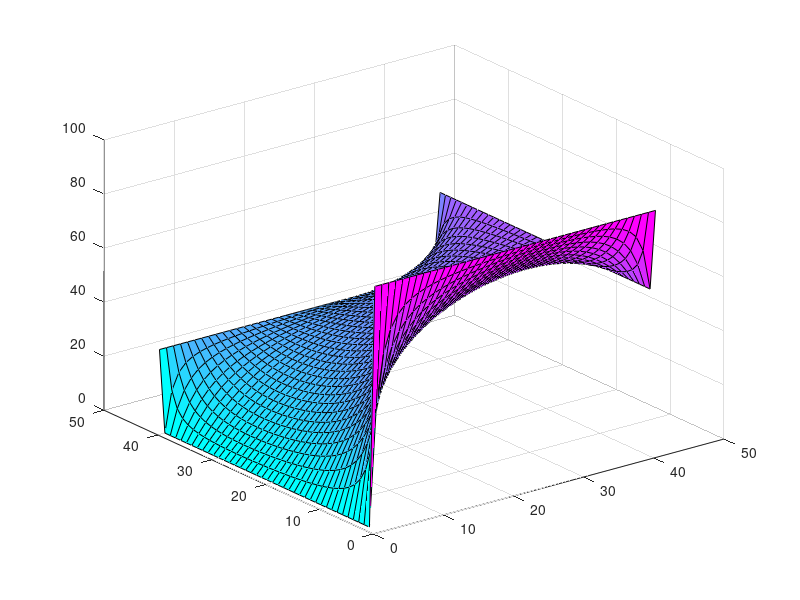

Write the MATLAB code that produced this figure.
close all
clear variables
clc
N= 40 %This is the variable we want to change, you can change this value to anything and receive the corresponding A and B matrix and vector
M=(N-1)^2
L= N-1
 
A=zeros(M,M)

%Below is the code for a general A matrix%
A(1:M+1:end)=-4 %get's the diagonal -4's
A(N:M+1:(M+1)*(M-L))=1 %fills in the diagonal of 1's below the -4's. Always starts a linear index (N) 
A(2:M+1:end)=1 %Initially fills in diagonal below -4 with 1's
A(2+(M+1)*(L-1) :(M+1)*L:end) = 0 %I found that the distance between the 0's is L, this fills those indices with 0
A(M+1:M+1: end) = 1 %Initially fills in diagonal above -4 with 1's
A((M+1)+(M+1)*(L-1) : (M+1)*L:end) = 0 %same as 2 lines above
A((M+1)+(M*1)*(N-2):M+1:end)=1 %Found that the starting position of the diagonal of 1's is always N in both directions, linear indexing to find that starting point
 
%Below is the code for creating a general b vector%

%Assign rows and columns
B=[1:M] 
B(1:M)=0 %creates zero vector, there was probably a better way of doing this but I couldn't figure it out
B(1:1:L) = -90 % First row filled with boundary condition
B(1:L:end) = 0 % First Column filled with b/c -- kinda redundant now that I think about it
B((L)*(L-1)+1:1:end) = -30 % Last Row filled with b/c
B(L:L:end) = -60  %Last Column filled with b/c

%Assign Corners
B(1) = -90
B(L) = -150
B(L^2) = -90
B((L^2)-(L-1)) = -30

C = transpose(B)

u=inv(A)*C

p=reshape(u,L,L)

NewMatrix = zeros(L+2,L+2)
NewMatrix(2:(L+1),2:(L+1))=p

NewMatrix(1:L+2,L+2)=30
NewMatrix(L+2,1:L+2)=60
NewMatrix(1:L+2,1)=90

New = transpose(NewMatrix)

surf(New)
colormap(cool)


